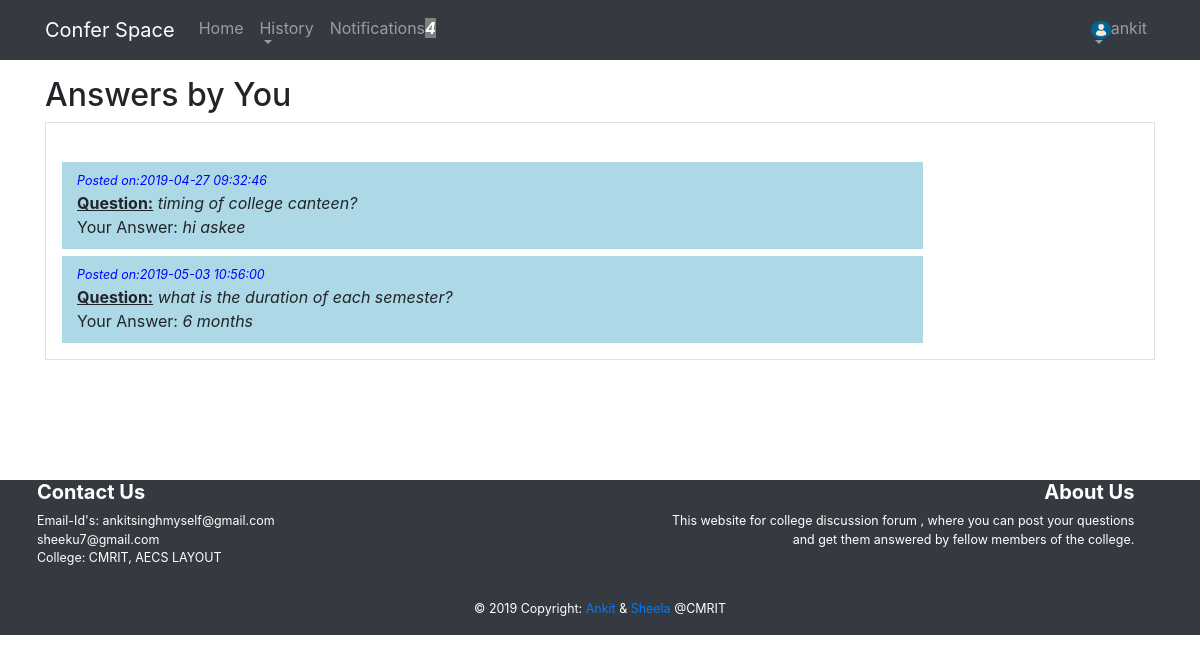
Page /home/user_answer.php (signed in) on the committed database.
### tables this page shows
CREATE TABLE `users` (
  `userid` varchar(20) NOT NULL,
  `name` varchar(256) NOT NULL,
  `password` varchar(20) NOT NULL,
  `email` varchar(30) NOT NULL,
  `mobile` bigint(20) NOT NULL,
  `gender` varchar(10) NOT NULL
);

CREATE TABLE `questions` (
  `qid` int(11) NOT NULL,
  `question` text NOT NULL,
  `userid` varchar(20) NOT NULL,
  `date` datetime NOT NULL DEFAULT current_timestamp()
);

CREATE TABLE `answers` (
  `aid` int(11) NOT NULL,
  `answer` text NOT NULL,
  `qid` int(11) NOT NULL,
  `userid` varchar(20) NOT NULL
);

### home/session.php (called while the page is built, shortened)
<?php
   include('../connect.php');
   $user_check = $_SESSION['username'];
   $ses_sql = mysqli_query($conn,"select * from users where userid = '$user_check' ")or die("".mysql_error());
   $row = mysqli_fetch_array($ses_sql)or die("".mysqli_error());
   $full_name = $row['name'];
?>

### home/user_answer.php (the view, shortened to what this page needs)
<?php
    include('session.php');
?>
<html>
<head>
    <link rel="stylesheet" href="../bootstrap/css/bootstrap.min.css">
</head>
<body>
<nav class="navbar navbar-expand-lg navbar-dark bg-dark" id="headerWrapper">
        <div class="container">
            <a class="navbar-brand" href="home.php"> Confer Space</a>
            <div class="collapse navbar-collapse" id="navbarSupportedContent">
                <ul class="navbar-nav ml-left">
                    <li class="nav-item">
                        <a class="nav-link" href="home.php">
                            Home
                        </a>
                    </li>
                    <li class="nav-item dropdown">
                        <a class="nav-link dropdown-toggle" href="" id="navbarDropdown" role="button"
                            data-toggle="dropdown" aria-haspopup="true" aria-expanded="false">
                            <span>History</span>
                            <br>
                        </a>
                    </li>
                    <li class="nav-item">
                        <a class="nav-link" href="user_notifications.php">
                        <?php
                            $q="SELECT count(*) FROM user_notifications where userid='".$_SESSION['username']."'";
                            $d=mysql_query($q);
                            $notif_count=mysql_fetch_row($d);
                            ?>
                            Notifications<b><i><span style='background-color:grey;color:white;'><?php echo"$notif_count[0]";?></span></i></b>
                        </a>
                    </li>
                </ul>
            </div>
            <div class="collapse navbar-collapse" id="navbarSupportedContent">
                <ul class="navbar-nav ml-auto">
                    <li class="nav-item dropdown">
                        <a class="nav-link dropdown-toggle" href="#" id="navbarDropdown" role="button"
                            data-toggle="dropdown" aria-haspopup="true" aria-expanded="false">
                            <img src="../img_avatar.png" alt="logo image"
                                style="width:20px;height:18px;"><?php echo $full_name; ?>
                            <br>
                        </a>
                    </li>
                </ul>
            </div>
        </div>
    </nav>
    <div class="container mt-3">
        <h2>Answers by You</h2>
        <div class="media border p-3">
            <div class="media-body">
                 <p>
                    <?php
                        $ans=mysql_query("SELECT qid,answer,userid  FROM answers where userid='".$_SESSION['username']."'");
                        while($a=mysql_fetch_array($ans))
                        {
                            $qid=$a['qid'];
                            $ques=mysql_query("SELECT `question`,`date` FROM questions WHERE qid='$qid'order by `date` desc");
                            while($q=mysql_fetch_array($ques)){
                                print ("<div class='right'><small style='color:blue; font-size:0.13in;'><i>Posted on:".$q['date']."</i></small></h4><br/>");
                                print ("<b><u>Question:</u></b> <i>".$q['question']."</i><br/>");
                                print ("Your Answer<b></b>: <i>".$a['answer']."</i></div>");
                            }
                        }
                    ?>
                </p>
            </div>
        </div>
    </div>
    <br><br><br><br><br>
    <footer class="page-footer font-small teal pt-6 navbar-white bg-dark text-white" style="width:100%;">
            <div class="container-lebal text-center text-md-center" style='color:white;wieght:10%;   font-size:0.13in;'>
                <div class="row">
                    <div class="col-md-6 mt-md-0 mt-6 text-left " style="margin-left:3%;" >
                        <h5 class=" font-weight-bold">Contact Us</h5>
                        <p>Email-Id's: ankitsinghmyself@gmail.com<br />sheeku7@gmail.com
                            <br> College: CMRIT, AECS LAYOUT</p>
                    </div>
                    <div class="col-md-5 mb-md-0 mb-6 text-right" style="margin-right:2%;">
                        <h5 class=" font-weight-bold">About Us</h5>
                        <p>This website for college discussion forum , where you can post your questions and get them
                            answered by fellow members of the college.</p>
                    </div>
                </div>
                <div class="footer-copyright text-center py-3">© 2019 Copyright:
                    <a href="https://ankitsinghprofile.wordpress.com" target="_blank"> Ankit</a> &<a
                        href="https://www.linkedin.com/in/sh33ku" target="_blank"> Sheela</a> @CMRIT
                </div>
            </div>
        </footer>
</body>
</html>

### home/user_answer.php (style rules this page uses)
.right { background-color: lightblue; float: left; width:80%; padding: 10px 15px; margin-top: 7px; }

### rows in the picture
users: name "ankit"
answers: answer "hi askee"
questions: date "2019-04-27 09:32:46", question "timing of college canteen?"
answers: answer "6 months"
questions: date "2019-05-03 10:56:00", question "what is the duration of each semester?"

### other values in the picture
$notif_count[0] "4"
